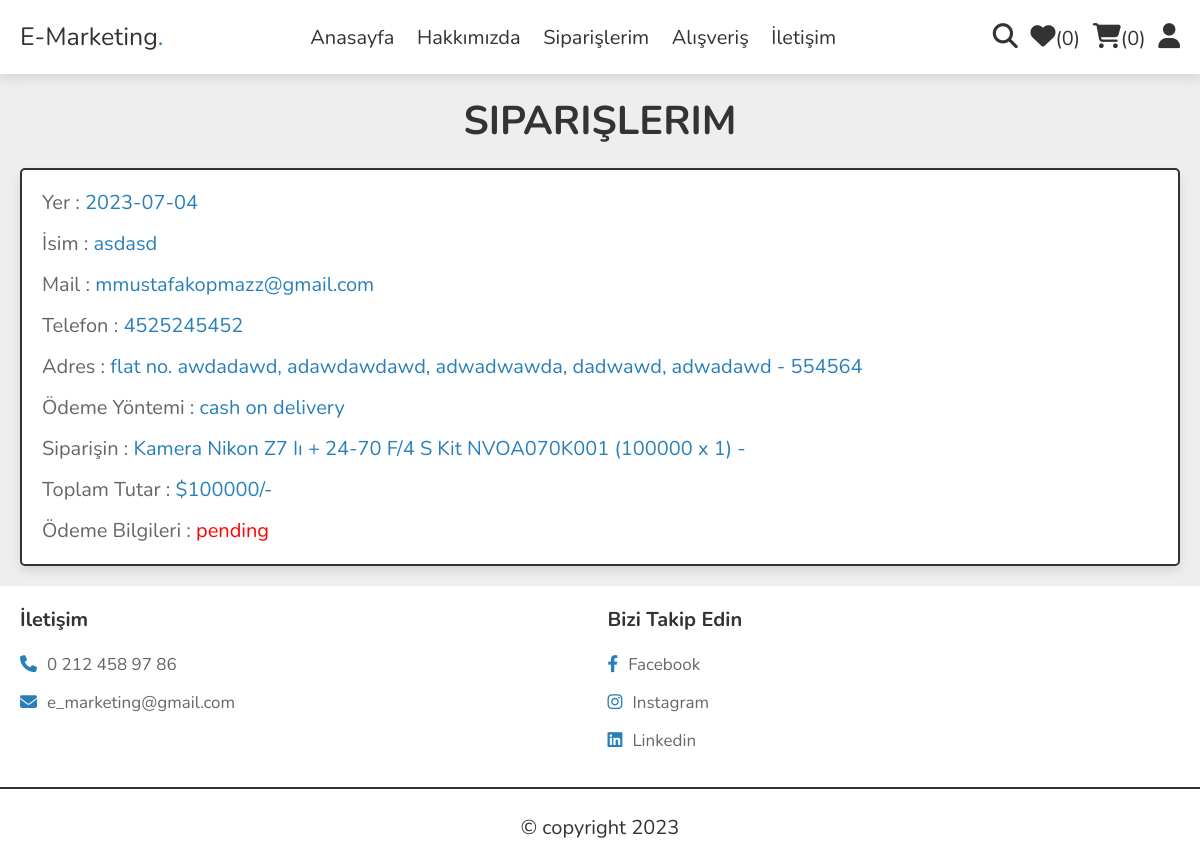
Screenshot of /orders.php (signed in) with the database file from the repository.
### tables this page shows
CREATE TABLE `orders` (
  `id` int(100) NOT NULL,
  `user_id` int(100) NOT NULL,
  `name` varchar(20) NOT NULL,
  `number` varchar(10) NOT NULL,
  `email` varchar(50) NOT NULL,
  `method` varchar(50) NOT NULL,
  `address` varchar(500) NOT NULL,
  `total_products` varchar(1000) NOT NULL,
  `total_price` int(100) NOT NULL,
  `placed_on` date NOT NULL DEFAULT current_timestamp(),
  `payment_status` varchar(20) NOT NULL DEFAULT 'pending'
);

### orders.php (the view, shortened to what this page needs)
<?php
include 'components/connect.php';
if(isset($_SESSION['user_id'])){
   $user_id = $_SESSION['user_id'];
}else{
   $user_id = '';
};
?>
<!DOCTYPE html>
<html lang="en">
<head>
   <link rel="stylesheet" href="https://cdnjs.cloudflare.com/ajax/libs/font-awesome/6.1.1/css/all.min.css">
   <link rel="stylesheet" href="css/style.css">
</head>
<body>
<?php include 'components/user_header.php'; ?>
<section class="orders">
   <h1 class="heading">Siparişlerim</h1>
   <div class="box-container">
   <?php
      if($user_id == ''){
         echo '<p class="empty">Lütfen Giriş Yapınız!</p>';
      }else{
         $select_orders = $conn->prepare("SELECT * FROM `orders` WHERE user_id = ?");
         $select_orders->execute([$user_id]);
         if($select_orders->rowCount() > 0){
            while($fetch_orders = $select_orders->fetch(PDO::FETCH_ASSOC)){
   ?>
   <div class="box">
      <p>Yer : <span><?= $fetch_orders['placed_on']; ?></span></p>
      <p>İsim : <span><?= $fetch_orders['name']; ?></span></p>
      <p>Mail : <span><?= $fetch_orders['email']; ?></span></p>
      <p>Telefon : <span><?= $fetch_orders['number']; ?></span></p>
      <p>Adres : <span><?= $fetch_orders['address']; ?></span></p>
      <p>Ödeme Yöntemi : <span><?= $fetch_orders['method']; ?></span></p>
      <p>Siparişin : <span><?= $fetch_orders['total_products']; ?></span></p>
      <p>Toplam Tutar : <span>$<?= $fetch_orders['total_price']; ?>/-</span></p>
      <p>Ödeme Bilgileri : <span style="color:<?php if($fetch_orders['payment_status'] == 'pending'){ echo 'red'; }else{ echo 'green'; }; ?>"><?= $fetch_orders['payment_status']; ?></span> </p>
   </div>
   <?php
      }
      }else{
         echo '<p class="empty">Burası Boş!</p>';
      }
      }
   ?>
   </div>
</section>
<?php include 'components/footer.php'; ?>
</body>
</html>

### css/style.css (style rules this page uses)
:root { --main-color:#2980b9; --orange:#f39c12; --red:#e74c3c; --black:#333; --white:#fff; --light-color:#666; --light-bg:#eee; --border:.2rem solid var(--black); --box-shadow:0 .5rem 1rem rgba(0,0,0,.1); }
* { font-family: 'Nunito', sans-serif; margin:0; padding:0; box-sizing: border-box; outline: none; border:none; text-decoration: none; }
html { font-size: 62.5%; overflow-x: hidden; }
body { background-color: var(--light-bg); }
section { padding:2rem; max-width: 1200px; margin:0 auto; }
.heading { font-size: 4rem; color:var(--black); margin-bottom: 2rem; text-align: center; text-transform: uppercase; }
.orders .box-container { display: flex; flex-wrap: wrap; gap:1.5rem; align-items: flex-start; }
.orders .box-container .box { padding:1rem 2rem; flex:1 1 40rem; border:var(--border); background-color: var(--white); box-shadow: var(--box-shadow); border-radius: .5rem; }
.orders .box-container .box p { margin:.5rem 0; line-height: 1.8; font-size: 2rem; color:var(--light-color); }
.orders .box-container .box p span { color:var(--main-color); }

### rows the page displays
orders: placed_on "2023-07-04", name "asdasd", email "mmustafakopmazz@gmail.com", number "4525245452", address "flat no. awdadawd, adawdawdawd, adwadwawda, dadwawd, adwadawd - 554564", method "cash on delivery", total_products "Kamera Nikon Z7 Iı + 24-70 F/4 S Kit NVOA070K001 (100000 x 1) -", total_price "100000", payment_status "pending"

### other values shown
$total_wishlist_counts "0"
$total_cart_counts "0"
